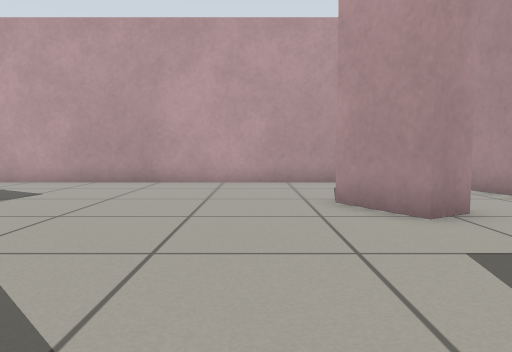
view 1 (above)

12 first-person views from a walk through a robot-simulator world made for Gazebo. The camera is 0.5 m above the floor, tilts 4° down and sees 70° across. The floor is counted in squares, 0.5 m on a side. Each view is taken from the middle of a square. On the plan, view 1 faces up. The plan holds only what a view shows up to about 13 squares ahead; the rest is blank.

view 2
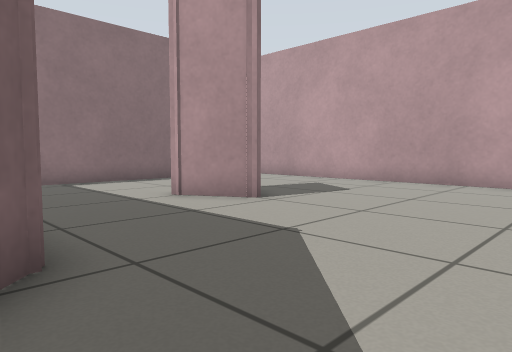

view 3
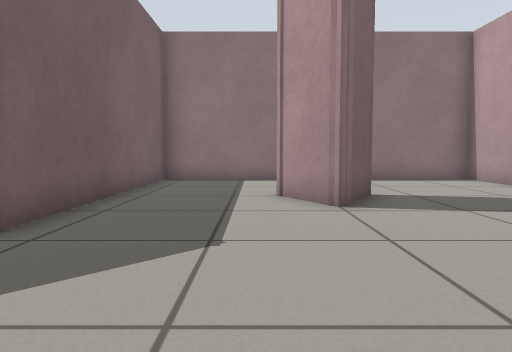

view 4
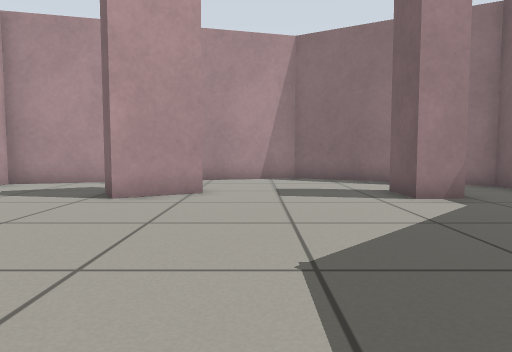

view 5
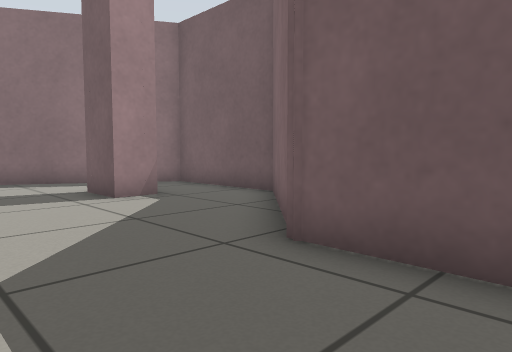

view 6
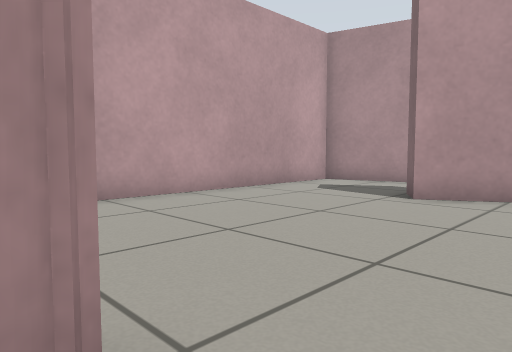

view 7
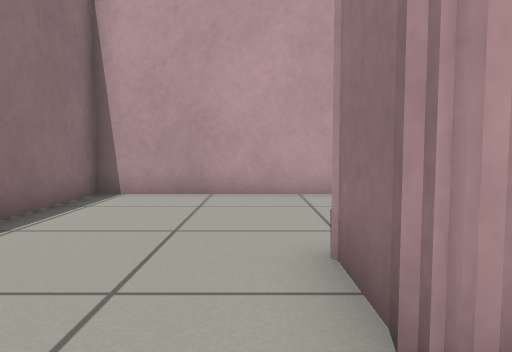

view 8
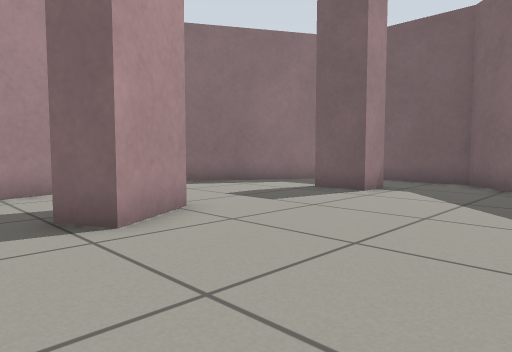

view 9
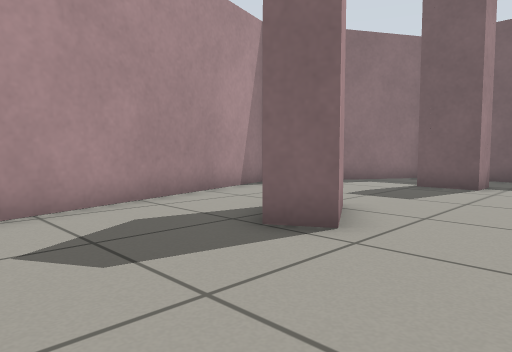

view 10
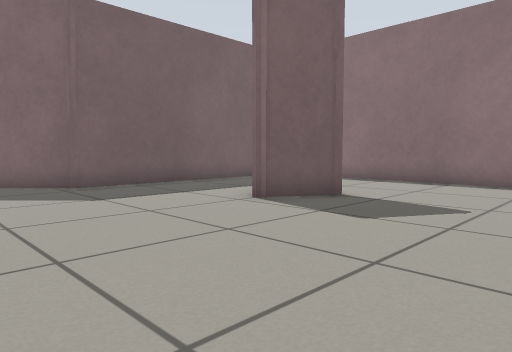

view 11
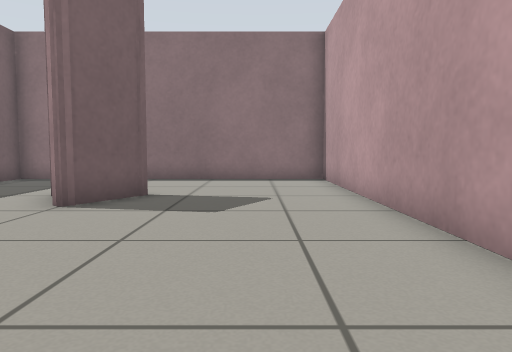

view 12
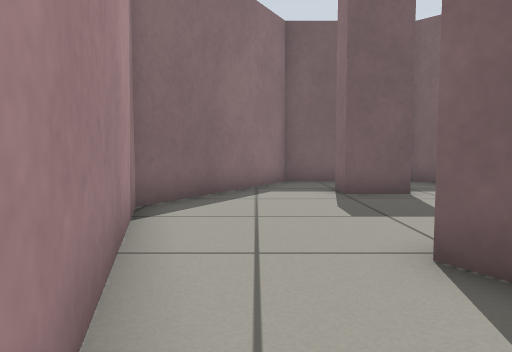

### Floor plan
Points are (right, up) in squares from view 1. A wall is a line through its corners. A room is listed if a view was taken in it or the views show most of it. See-through windows are left out.
Room 1 (views 1, 2, 3, 4, 5, 6, 7, 8, 9, 10, 11, 12)
walls: (-5.4, 5.5) (-7.2, 4.5) (-7.2, 4.5) (-7.2, 4.5); (-3.4, 0.8) (0, -2.6) (4.1, -2.6) (7.1, 2.6) (4.8, 11.3) (-11.6, 11.3) (-11.6, 0.8) (-3.4, 0.8); (3.1, 6.3) (3.4, 5.7) (2.5, 5.2) (1.5, 7) (2.4, 7.5); (-7.3, 4.6) (-7.3, 6.4); (-7.2, 6.6) (-5.5, 5.6); (1.5, -0.4) (1.5, 0.8) (3, 0.8) (3, -0.4)

Positions as (right, up) in squares from view 1, and headings:
1: (0, 0), facing up
2: (0, 0), facing up-left
3: (1, 4), facing left
4: (-6, 4), facing right
5: (-6, 4), facing down-right
6: (-6, 4), facing up-right
7: (-8, 3), facing up
8: (-3, 9), facing down-right
9: (-1, 11), facing down-right
10: (0, 11), facing down-left
11: (1, 9), facing left
12: (5, 9), facing down
